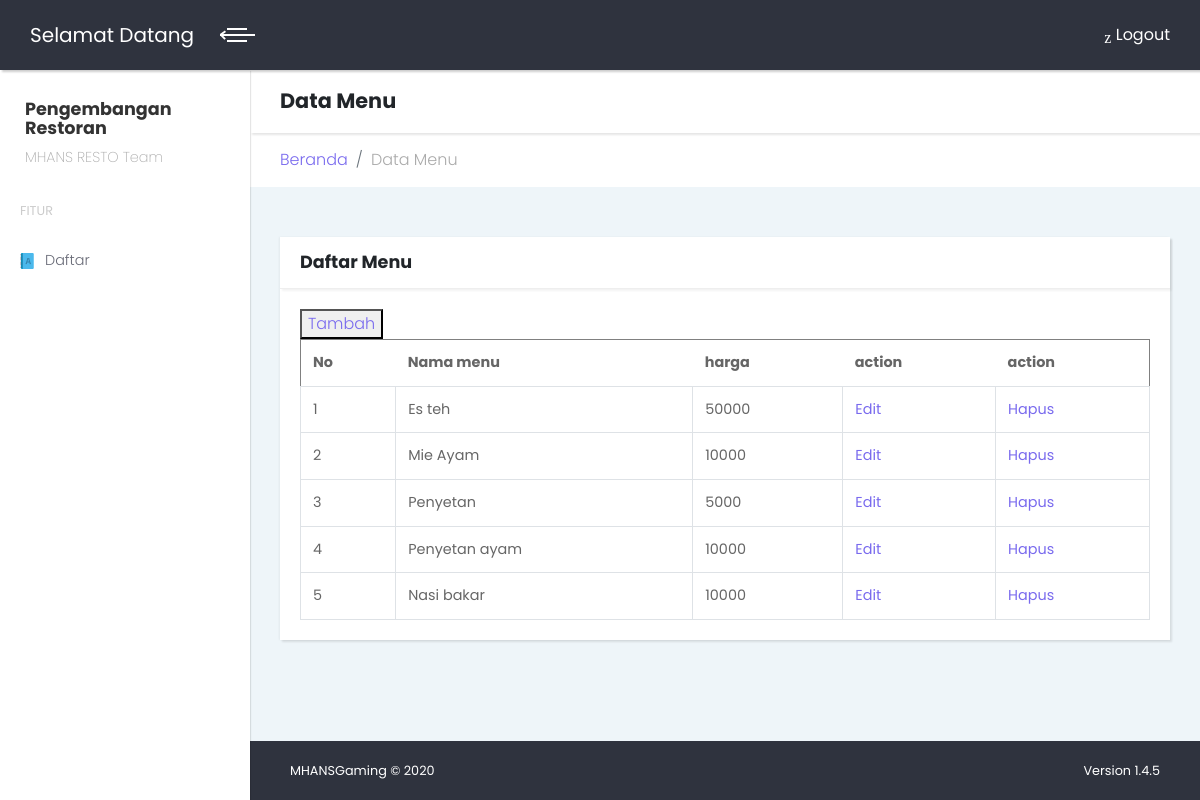
/index.php/crud, run on the app's committed database.
### tables this page shows
CREATE TABLE `menu` (
  `id_menu` int(11) NOT NULL,
  `nomerid` int(11) NOT NULL,
  `nama_menu` varchar(90) NOT NULL,
  `harga` int(11) NOT NULL,
  `kategori_produk_id` int(11) NOT NULL
);

### application/controllers/crud.php (called while the page is built, shortened)
<?php
class Crud extends CI_Controller
{
    function __construct()
    {
        $this->load->model('m_data');
        $this->load->helper('url');
    }
    function index()
    {
        $data['m_data'] = $this->m_data->tampil_data()->result_array();
        $this->load->view('v_admin', $data);
    }
}

### index.php (called while the page is built, shortened)
<?php
require_once BASEPATH.'core/CodeIgniter.php';

### application/models/m_data.php (called while the page is built, shortened)
<?php
class m_data extends CI_Model{
	function tampil_data(){
		return $this->db->get('menu');
	}
}

### application/views/v_admin.php (the view, shortened to what this page needs)
<!DOCTYPE html>
<html>
<head>
	<link rel="stylesheet" href="<?php echo base_url(); ?>dasboard/vendor/bootstrap/css/bootstrap.min.css">
	<link rel="stylesheet" href="<?php echo base_url(); ?>dasboard/vendor/font-awesome/css/font-awesome.min.css">
	<link rel="stylesheet" href="<?php echo base_url(); ?>dasboard//css/fontastic.css">
	<link rel="stylesheet" href="<?php echo base_url(); ?>dasboard/vendor/datatables.net-bs4/css/dataTables.bootstrap4.css">
	<link rel="stylesheet" href="<?php echo base_url(); ?>dasboard/vendor/datatables.net-responsive-bs4/css/responsive.bootstrap4.min.css">
	<link rel="stylesheet" href="<?php echo base_url(); ?>dasboard/css/style.default.premium.css" id="theme-stylesheet">
	<link rel="stylesheet" href="<?php echo base_url(); ?>dasboard/css/custom.css">
</head>
<body>
	<div class="page">
		<header class="header">
			<nav class="navbar">
				<div class="container-fluid">
					<div class="navbar-holder d-flex align-items-center justify-content-between">
						<div class="navbar-header">
							<a href="admin" class="navbar-brand d-none d-sm-inline-block">
								<div class="brand-text d-none d-lg-inline-block"><span>Selamat Datang </span>&nbsp;<strong><?php echo $this->session->userdata("nama"); ?></strong></div>
							</a>
							<a id="toggle-btn" href="#" class="menu-btn active"><span></span><span></span><span></span></a>
						</div>
						<ul class="nav-menu list-unstyled d-flex flex-md-row align-items-md-center">
							<li class="nav-item d-flex align-items-center"><a id="search" href="#"><i class="icon-search"></i></a></li>
							<li class="nav-item">&nbsp;<a href="<?php echo base_url('masuk/logout'); ?>">Logout</a></li>
						</ul>
					</div>
				</div>
			</nav>
		</header>
		<div class="page-content d-flex align-items-stretch">
			<nav class="side-navbar">
				<div class="sidebar-header d-flex align-items-center">
					<div class="title">
						<h1 class="h4">Pengembangan Restoran</h1>
						<p>MHANS RESTO Team</p>
					</div>
				</div>
				<span class="heading">Fitur</span>
				<ul class="list-unstyled">
					<li><a href="#tablesDropdown" aria-expanded="false" data-toggle="collapse"> <i><img src="<?php echo base_url(); ?>dasboard/icon/history.png"></i>Daftar</a>
					</li>
			</nav>
			<div class="content-inner">
				<header class="page-header">
					<div class="container-fluid">
						<h2 class="no-margin-bottom">Data Menu</h2>
					</div>
				</header>
				<div class="breadcrumb-holder container-fluid">
					<ul class="breadcrumb">
						<li class="breadcrumb-item"><a href="<?php echo base_url('user/admin/handi/17081010012'); ?>">Beranda</a></li>
						<li class="breadcrumb-item active">Data Menu</li>
					</ul>
				</div>
				<section>
					<div class="container-fluid">
						<div class="card">
							<div class="card-header">
								<h4>Daftar Menu</h4>
							</div>
							<div class="card-body">
								<div class="table-responsive">
									<button type="submit"><?php echo anchor('crud/tambah/handi/17081010012', 'Tambah'); ?></button>
									<table border="1" style="width: 100%;" class="table">
										<thead>
											<tr class="head">
												<th>No</th>
												<th>Nama menu</th>
												<th>harga</th>
												<th>action</th>
												<th>action</th>
											</tr>
										</thead>
										<?php
										$no = 1;
										foreach ($m_data as $p) { ?>
											<tr>
												<td><?php echo $no++; ?></td>
												<td><?php echo $p['nama_menu']; ?></td>
												<td><?php echo $p['harga']; ?></td>
												<td><?php echo anchor('crud/edit/handi/17081010012/' . $p['id_menu'], 'Edit'); ?></td>
												<td><?php echo anchor('crud/hapus/handi/17081010012/' . $p['id_menu'], 'Hapus'); ?>
												</td>
											</tr>
										<?php
										}
										?>
									</table>
								</div>
							</div>
						</div>
					</div>
				</section>
				<footer class="main-footer">
					<div class="container-fluid">
						<div class="row">
							<div class="col-sm-6">
								<p>MHANSGaming &copy; 2020</p>
							</div>
							<div class="col-sm-6 text-right">
								<p>Version 1.4.5</p>
							</div>
						</div>
					</div>
				</footer>
			</div>
		</div>
	</div>
</body>
</html>

### data on the page
menu: nama_menu "Es teh", harga "50000", id_menu "Edit", id_menu "Hapus"
menu: nama_menu "Mie Ayam", harga "10000", id_menu "Edit", id_menu "Hapus"
menu: nama_menu "Penyetan", harga "5000", id_menu "Edit", id_menu "Hapus"
menu: nama_menu "Penyetan ayam", harga "10000", id_menu "Edit", id_menu "Hapus"
menu: nama_menu "Nasi bakar", harga "10000", id_menu "Edit", id_menu "Hapus"

### other printed values
anchor('crud/tambah/handi/17081010012', 'Tambah') "Tambah"
